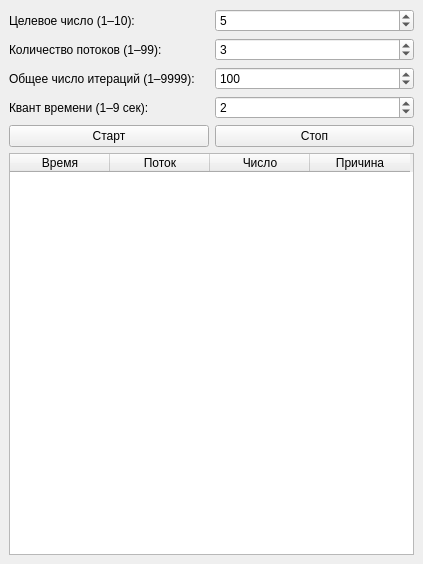
<?xml version="1.0" encoding="UTF-8"?>
<ui version="4.0">
 <class>MainWindow</class>
 <widget class="QMainWindow" name="MainWindow">
  <property name="geometry">
   <rect>
    <x>0</x>
    <y>0</y>
    <width>423</width>
    <height>564</height>
   </rect>
  </property>
  <property name="windowTitle">
   <string>Генератор случайных чисел</string>
  </property>
  <widget class="QWidget" name="centralwidget">
   <layout class="QVBoxLayout" name="verticalLayout">
    <item>
     <layout class="QGridLayout" name="gridLayout">
      <item row="0" column="0">
       <widget class="QLabel" name="labelTarget">
        <property name="text">
         <string>Целевое число (1–10):</string>
        </property>
       </widget>
      </item>
      <item row="0" column="1">
       <widget class="QSpinBox" name="spinTarget">
        <property name="minimum">
         <number>1</number>
        </property>
        <property name="maximum">
         <number>10</number>
        </property>
        <property name="value">
         <number>5</number>
        </property>
       </widget>
      </item>
      <item row="1" column="0">
       <widget class="QLabel" name="labelThreads">
        <property name="text">
         <string>Количество потоков (1–99):</string>
        </property>
       </widget>
      </item>
      <item row="1" column="1">
       <widget class="QSpinBox" name="spinThreads">
        <property name="minimum">
         <number>1</number>
        </property>
        <property name="maximum">
         <number>99</number>
        </property>
        <property name="value">
         <number>3</number>
        </property>
       </widget>
      </item>
      <item row="2" column="0">
       <widget class="QLabel" name="labelIterations">
        <property name="text">
         <string>Общее число итераций (1–9999):</string>
        </property>
       </widget>
      </item>
      <item row="2" column="1">
       <widget class="QSpinBox" name="spinIterations">
        <property name="minimum">
         <number>1</number>
        </property>
        <property name="maximum">
         <number>9999</number>
        </property>
        <property name="value">
         <number>100</number>
        </property>
       </widget>
      </item>
      <item row="3" column="0">
       <widget class="QLabel" name="labelQuantum">
        <property name="text">
         <string>Квант времени (1–9 сек):</string>
        </property>
       </widget>
      </item>
      <item row="3" column="1">
       <widget class="QSpinBox" name="spinQuantum">
        <property name="minimum">
         <number>1</number>
        </property>
        <property name="maximum">
         <number>9</number>
        </property>
        <property name="value">
         <number>2</number>
        </property>
       </widget>
      </item>
     </layout>
    </item>
    <item>
     <layout class="QHBoxLayout" name="buttonLayout">
      <item>
       <widget class="QPushButton" name="btnStart">
        <property name="text">
         <string>Старт</string>
        </property>
       </widget>
      </item>
      <item>
       <widget class="QPushButton" name="btnStop">
        <property name="text">
         <string>Стоп</string>
        </property>
       </widget>
      </item>
     </layout>
    </item>
    <item>
     <widget class="QTableWidget" name="tableResults">
      <column>
       <property name="text">
        <string>Время</string>
       </property>
      </column>
      <column>
       <property name="text">
        <string>Поток</string>
       </property>
      </column>
      <column>
       <property name="text">
        <string>Число</string>
       </property>
      </column>
      <column>
       <property name="text">
        <string>Причина</string>
       </property>
      </column>
     </widget>
    </item>
   </layout>
  </widget>
 </widget>
 <resources/>
 <connections/>
</ui>
